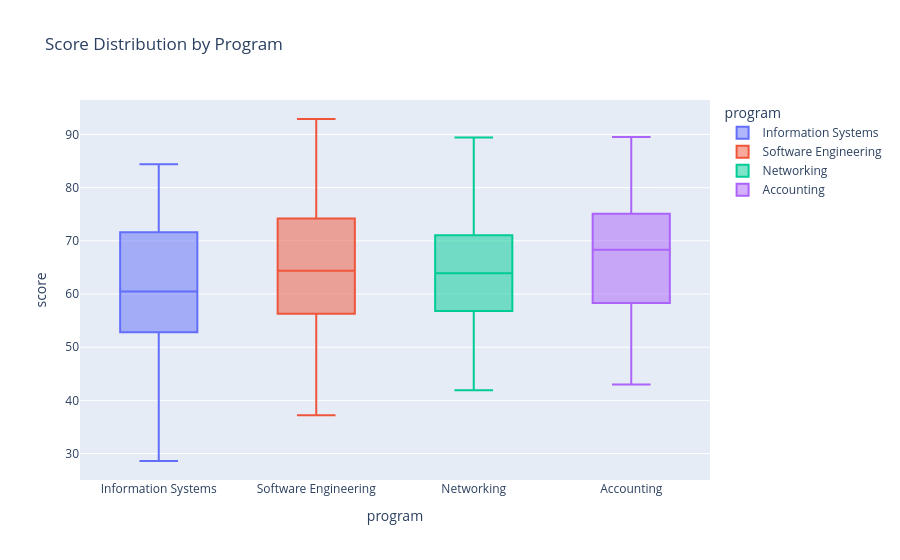

Notebook code for this chart:
### Markdown cell above
## Bonus: Score Distribution by Program

This boxplot compares examination score distributions across different academic programs. It helps identify differences in performance, consistency, and score variation.

### Code cell
fig4 = px.box(
    df,
    x="program",
    y="score",
    color="program",
    title="Score Distribution by Program"
)

fig4.show()

### Figure 1 — Plotly figure (JSON) as saved in the notebook; plotly's stock layout.template omitted (floating-point values rounded to 4 significant figures)
{"data": [{"alignmentgroup": "True", "hovertemplate": "program=%{x}<br>score=%{y}<extra></extra>", "legendgroup": "Information Systems", "marker": {"color": "#636efa"}, "name": "Information Systems", "notched": false, "offsetgroup": "Information Systems", "orientation": "v", "showlegend": true, "type": "box", "x": ["Information Systems", "Information Systems", "Information Systems", "Information Systems", "Information Systems", "Information Systems", "Information Systems", "Information Systems", "Information Systems", "Information Systems", "Information Systems", "Information Systems", "Information Systems", "Information Systems", "Information Systems", "Information Systems", "Information Systems", "Information Systems", "Information Systems", "Information Systems", "Information Systems", "Information Systems", "Information Systems", "Information Systems", "Information Systems", "Information Systems", "Information Systems", "Information Systems", "Information Systems", "Information Systems", "Information Systems", "Information Systems", "Information Systems", "Information Systems", "Information Systems", "Information Systems", "Information Systems", "Information Systems"], "x0": " ", "xaxis": "x", "y": [28.6, 42.3, 47.8, 60.9, 49.1, 59.0, 67.7, 74.4, 65.7, 78.9, 84.4, 59.9, 68.7, 78.6, 50.0, 44.6, 54.5, 60.0, 55.7, 61.2, 71.6, 77.2, 55.9, 61.5, 74.7, 76.8, 72.6, 81.4, 52.8, 48.5, 57.3, 67.2, 52.4, 51.5, 56.9, 63.6, 58.3, 68.2], "y0": " ", "yaxis": "y"}, {"alignmentgroup": "True", "hovertemplate": "program=%{x}<br>score=%{y}<extra></extra>", "legendgroup": "Software Engineering", "marker": {"color": "#EF553B"}, "name": "Software Engineering", "notched": false, "offsetgroup": "Software Engineering", "orientation": "v", "showlegend": true, "type": "box", "x": ["Software Engineering", "Software Engineering", "Software Engineering", "Software Engineering", "Software Engineering", "Software Engineering", "Software Engineering", "Software Engineering", "Software Engineering", "Software Engineering", "Software Engineering", "Software Engineering", "Software Engineering", "Software Engineering", "Software Engineering", "Software Engineering", "Software Engineering", "Software Engineering", "Software Engineering", "Software Engineering", "Software Engineering", "Software Engineering", "Software Engineering", "Software Engineering", "Software Engineering", "Software Engineering", "Software Engineering", "Software Engineering", "Software Engineering", "Software Engineering", "Software Engineering", "Software Engineering", "Software Engineering", "Software Engineering", "Software Engineering", "Software Engineering", "Software Engineering", "Software Engineering"], "x0": " ", "xaxis": "x", "y": [64.5, 74.4, 83.2, 62.0, 64.2, 77.9, 83.4, 45.1, 53.8, 63.8, 55.0, 60.5, 70.5, 62.2, 54.8, 60.3, 73.4, 64.8, 71.4, 80.2, 90.1, 47.4, 60.6, 66.0, 37.2, 50.8, 56.3, 66.2, 57.6, 67.4, 73.0, 82.9, 74.2, 84.1, 92.9, 37.7, 43.1, 56.3], "y0": " ", "yaxis": "y"}, {"alignmentgroup": "True", "hovertemplate": "program=%{x}<br>score=%{y}<extra></extra>", "legendgroup": "Networking", "marker": {"color": "#00cc96"}, "name": "Networking", "notched": false, "offsetgroup": "Networking", "orientation": "v", "showlegend": true, "type": "box", "x": ["Networking", "Networking", "Networking", "Networking", "Networking", "Networking", "Networking", "Networking", "Networking", "Networking", "Networking", "Networking", "Networking", "Networking", "Networking", "Networking", "Networking", "Networking", "Networking", "Networking", "Networking", "Networking", "Networking", "Networking", "Networking", "Networking", "Networking", "Networking", "Networking", "Networking", "Networking", "Networking", "Networking", "Networking", "Networking", "Networking", "Networking"], "x0": " ", "xaxis": "x", "y": [52.7, 62.6, 53.9, 63.9, 69.3, 48.1, 56.9, 59.2, 69.0, 63.6, 70.8, 76.2, 89.4, 80.8, 56.6, 65.3, 44.1, 46.4, 59.5, 65.1, 60.8, 66.3, 71.8, 70.8, 73.0, 82.9, 74.8, 70.5, 41.9, 55.6, 61.1, 53.6, 62.4, 72.3, 63.6, 69.1, 79.0], "y0": " ", "yaxis": "y"}, {"alignmentgroup": "True", "hovertemplate": "program=%{x}<br>score=%{y}<extra></extra>", "legendgroup": "Accounting", "marker": {"color": "#ab63fa"}, "name": "Accounting", "notched": false, "offsetgroup": "Accounting", "orientation": "v", "showlegend": true, "type": "box", "x": ["Accounting", "Accounting", "Accounting", "Accounting", "Accounting", "Accounting", "Accounting", "Accounting", "Accounting", "Accounting", "Accounting", "Accounting", "Accounting", "Accounting", "Accounting", "Accounting", "Accounting", "Accounting", "Accounting", "Accounting", "Accounting", "Accounting", "Accounting", "Accounting", "Accounting", "Accounting", "Accounting", "Accounting", "Accounting", "Accounting", "Accounting", "Accounting", "Accounting", "Accounting", "Accounting", "Accounting", "Accounting"], "x0": " ", "xaxis": "x", "y": [68.3, 67.4, 72.8, 75.0, 74.1, 79.6, 89.5, 64.2, 43.0, 48.5, 58.4, 49.8, 59.7, 68.4, 75.5, 66.9, 80.0, 82.3, 70.8, 69.8, 75.3, 51.2, 45.7, 55.6, 58.0, 71.1, 62.4, 69.1, 77.8, 56.6, 62.1, 67.7, 77.5, 72.1, 79.3, 53.9, 67.1], "y0": " ", "yaxis": "y"}], "layout": {"boxmode": "overlay", "legend": {"title": {"text": "program"}, "tracegroupgap": 0}, "title": {"text": "Score Distribution by Program"}, "xaxis": {"anchor": "y", "categoryarray": ["Information Systems", "Software Engineering", "Networking", "Accounting"], "categoryorder": "array", "domain": [0, 1], "title": {"text": "program"}}, "yaxis": {"anchor": "x", "domain": [0, 1], "title": {"text": "score"}}}}
